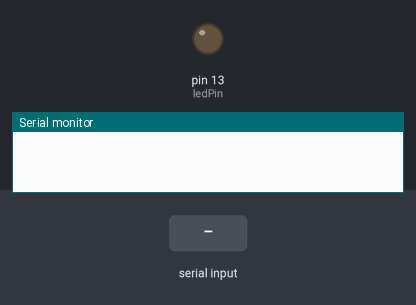
A sketch run on a simulated Arduino Uno, built with avr-gcc and run on an emulated ATmega328P. Parts: output pins drawn as LEDs (lit = HIGH), the last lines printed to the serial monitor. The test bench sets the inputs (shaded band).

Above: at 1.2 s.
1.3 s: "turn on the light\n" received over Serial
At 2.3 s:
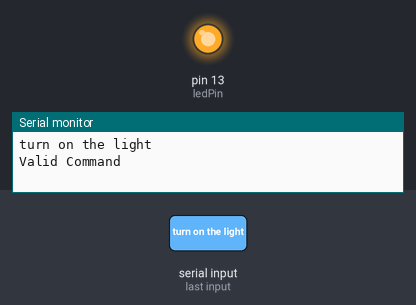
2.9 s: "enable learning mode\n" received over Serial
4.6 s: byte 10 ('\n') received over Serial
6.1 s: "turn off the light\n" received over Serial
Timing chart, 0 to 8.7 s (numbered marks = the images above; inputs shaded):
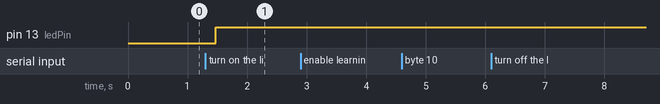

Measured:
- after the input at 1.3 s, pin 13 (ledPin): LOW → HIGH after 0.17 s

The sketch:

VOCOM_1.ino
```cpp
#include "a_variables.h"
#include "b_Serial_Data.h"
#include "d_processing.h"
#include "c_commands.h"

Processes myProcesses;

SerialData mySerial;  // Creating an instance of the SerialData Class

String cmd;

void setup() {
  // put your setup code here, to run once:
  Serial.begin(9600);
//  Serial.println("please wait...");
//  delay(4000);
//  Serial.println("Ride on");

  //Create instances of command Class
  //turn_the_blue_lights_on("turn the blue lights on");

  // declare output pins
  pinMode(ledPin,OUTPUT);


  //set output pins originally to LOW
  digitalWrite(ledPin,LOW);

}


void loop() {

//If message is availabe, get it
    if(Serial.available() > 0)
    {
     cmd = mySerial.getMsg();
     Serial.println(cmd);
     myProcesses.process(cmd);
    }
  }
```

a_variables.h
```cpp
//#define DEBUG


/*Global variables*/
#ifndef _VARIABLES_
  const int MAX_MSG_LENGTH = 100;
  char msg[MAX_MSG_LENGTH];
  bool isLearning = false;


/*local variables*/


/* Pins */
int ledPin = 13;
/* declaration of commands*/

#define _VARIABLES_
#endif
```

b_Serial_Data.h
```cpp
#include "a_variables.h"

class SerialData {
  private:
    String msgString = "";
    char recentMsg[MAX_MSG_LENGTH];
    int counter = 0;

  public:
    SerialData() {}
    String getMsg();
    void emptyArray();
};


//getMsg retrieves the message sent from the phone

String SerialData::getMsg (){
while (Serial.available() > 0){
      char latestbyte = Serial.read();

      //when \n is read,
      //reset the counter
      //render the msg variable
      //terminate the loop
      if(latestbyte == '\n' || latestbyte == '.')
      {
        counter = 0;
        msgString = recentMsg;
        emptyArray(); //reset data
        break;
      }
      else recentMsg[counter] = latestbyte;

      counter++;
      delay(10);
    }
    return msgString;
}

//emptyArray nullifies the array : recentMsg
void SerialData::emptyArray() {
  for(int counter = 0; counter<100; counter++)
          {
            recentMsg[counter] = '\0';
          }
}
```

c_commands.h
```cpp
#ifndef _COMMANDS_
class Commands {

  String allCommands[10]= {
    "turn on the light", // 0
    "turn off the light",// 1
    "enable learning mode", //2
    "disable learning mode",//3
    "add"//4
    };
  int index = 4; // this is the length of predefine instructions

  public:
    Commands(){}
    bool isCmdValid(String cmd){
      for(int i = 0; i < 10; i++){
        if(cmd == allCommands[i]){
          Serial.println("Valid Command");
          return true;
        }
      }
      Serial.println("Invalid Command");
      return false;
    }

    void addCommand(String cmd) {
      index++;
      allCommands[index] = cmd;
    }
};

Commands myCommands;
#define _COMMANDS_
#endif
```

d_processing.h
```cpp
#include "c_commands.h"
#include "a_variables.h"
#ifndef _PROCESSING.H_
class Processes {
  private:

    String currentCmd;
  public:
    Processes(){}
    void process(String cmd){
      currentCmd = cmd;
      if(myCommands.isCmdValid(cmd) || isLearning){
        //all the processing code here
          if(cmd == "enable learning mode")
          {
            Serial.println("______________LEARNING MODE ENABLED_____________");
            isLearning = true;
          }
          else if(cmd == "disable learning mode")
          {
            Serial.println("_____________LEARNING MODE DISABLED_________");
            isLearning = false;
          }
          else if(isLearning){
            learn();
          }

          else execute();

      }
    }

    void learn();

    void execute();
};

void Processes::execute() {
  if(!isLearning){
    if(currentCmd == "turn on the light"){
    digitalWrite(ledPin,HIGH);
    }

    if(currentCmd == "turn off the light"){
      digitalWrite(ledPin,LOW);
    }
    }
}

void Processes::learn() {
  myCommands.addCommand(currentCmd);
  Serial.println("The command was added");
}
#define _PROCESSING.H_
#endif
```
